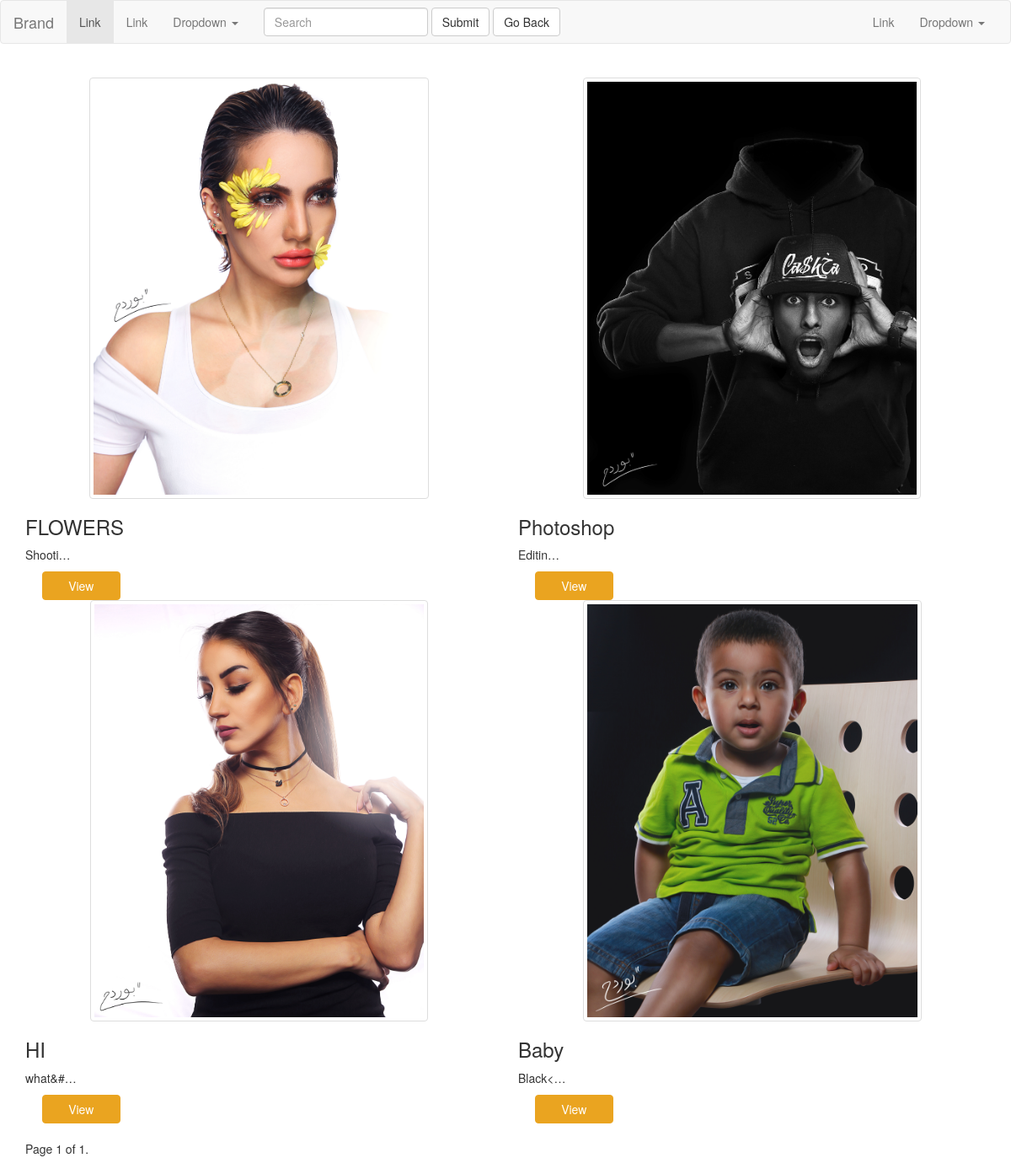
The page /posts/list/ on the database as committed earlier.
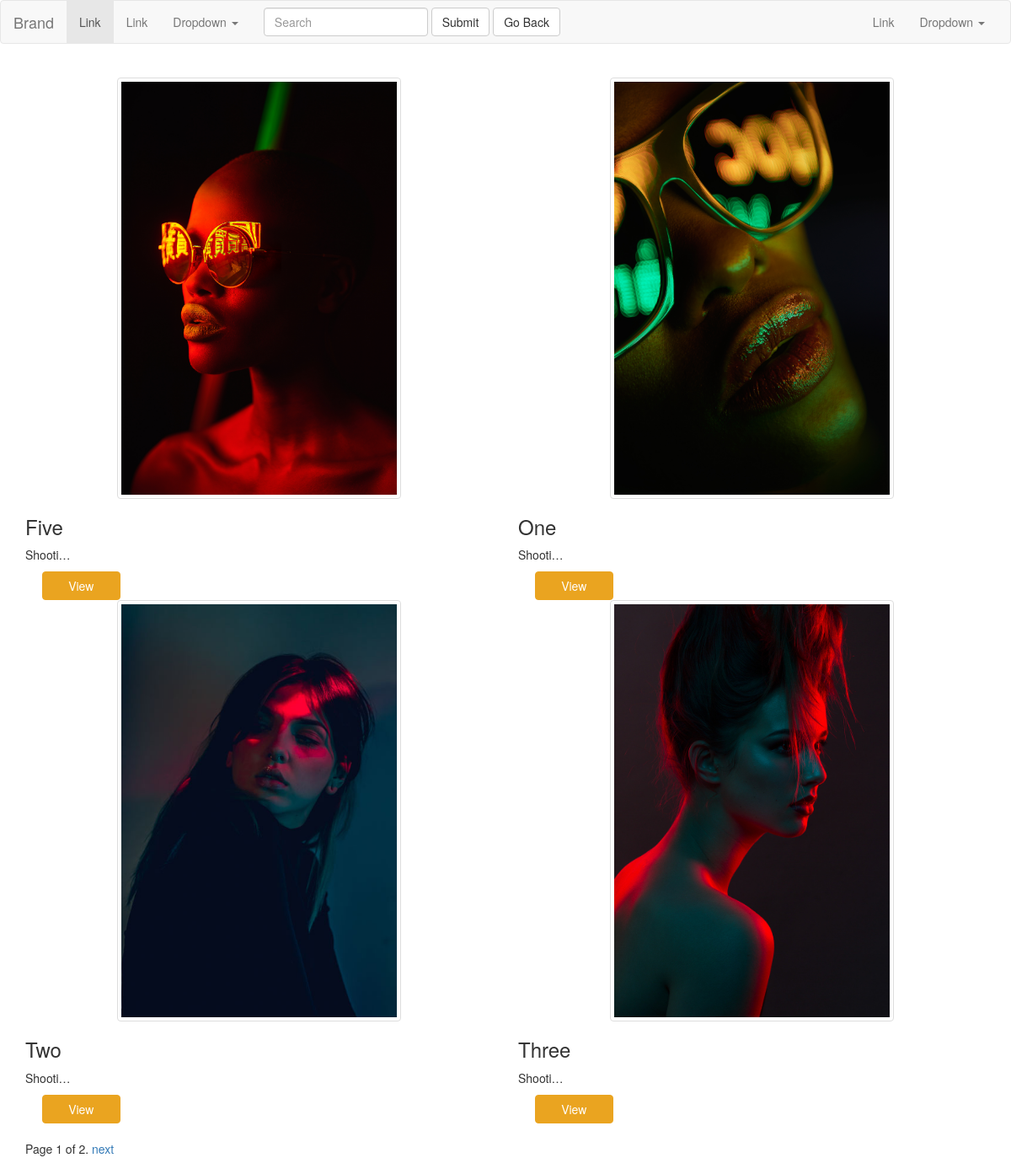
The same page on the database as committed later.
### posts/models.py (models this page shows, shortened)
class Post(models.Model):
    author = models.ForeignKey(User,default=1)
    title = models.CharField(max_length=50)
    image = models.ImageField(null=True , blank=True,upload_to="Django_images")
    content = models.TextField()
    draft = models.BooleanField(default=False)
    publish = models.DateField(auto_now=True)
    updated = models.DateTimeField(auto_now=True)
    timestamp = models.DateTimeField(auto_now_add=True)
    slug = models.SlugField(unique=True , null=True)
    def get_absolute_url(self):
        return reverse("posts:detail", kwargs={"slug": self.slug})
    class Meta:
        ordering =['-timestamp' ,'-updated']

### posts/views.py (the view, shortened to what this page needs)
def post_list(request):
	today = timezone.now().date()
	if request.user.is_staff or request.user.is_superuser:
		obj_list = Post.objects.all()
	else:
		obj_list = Post.objects.filter(draft=False).filter(publish__lte=today)
	query = request.GET.get("q")
	paginator = Paginator(obj_list, 4) # Show 5 contacts per page
	page = request.GET.get('page')
	try:
		obj = paginator.page(page)
	except PageNotAnInteger:
		obj = paginator.page(1)
	except EmptyPage:
		obj = paginator.page(paginator.num_pages)
	context = {
	"post_list": obj,
	"today": today,
	}
	return render(request, 'post_list.html', context)

### posts/templates/post_list.html (shortened to what this page needs)
{% extends "base.html" %}
{% block content %}
<div class="row">
    {% for object in post_list %}
        <div class="col-sm-6" style="top:20px">
            <div class="">
            {% if object.image %}
            <img src="{{object.image.url}}" class="img img-responsive thumbnail list-images">
            {% endif %}
                <div class="caption  ">
                    <h3>{{object.title}}</a></h3>
            <p> {{object.content|linebreaks|truncatechars:10}}</p>
            <p>
            <a href="{{object.get_absolute_url}}" class="btn btn-primary col-sm-2" style="left:20px">View</a>
            </p>
                </div>
            </div>
        </div>
    {% endfor %}
    </div>
    <br>
    <div class="pagination">
        <span class="step-links">
            <span class="current">
                Page {{ post_list.number }} of {{ post_list.paginator.num_pages }}.
            </span>
            {% if post_list.has_next %}
                <a href="?page={{ post_list.next_page_number }}">next</a>
            {% endif %}
        </span>
    </div>
{% endblock content %}

### posts/templates/base.html (shortened to what this page needs)
<!DOCTYPE html>
{% load static %}
<html>
<head>
    <link rel="stylesheet" href="{% static 'css/bootstrap.min.css' %}">
    <link rel="stylesheet"  href="{% static 'css/base.css' %}">
</head>
<body>
{% include 'navbar.html' %}
<div class="container">
{% block content %}
{% endblock content %}
</div>
</body>
</html>

### posts/templates/navbar.html (shortened to what this page needs)
<nav class="navbar navbar-default">
  <div class="container-fluid">
    <div class="navbar-header">
      <a class="navbar-brand" href="#">Brand</a>
    </div>
    <div class="collapse navbar-collapse" id="bs-example-navbar-collapse-1">
      <ul class="nav navbar-nav">
        <li class="active"><a href="#">Link <span class="sr-only">(current)</span></a></li>
        <li><a href="#">Link</a></li>
        <li class="dropdown">
          <a href="#" class="dropdown-toggle" data-toggle="dropdown" role="button" aria-haspopup="true" aria-expanded="false">Dropdown <span class="caret"></span></a>
        </li>
      </ul>
      <form class="navbar-form navbar-left" action ="{% url 'posts:list' %}" method ="GET">
        <div class="form-group">
          <input type="text" name="q" class="form-control" placeholder="Search" value"{{request.GET.q}}" >
        </div>
        <button type="submit" class="btn btn-default">Submit</button>
        <button  action ="{% url 'posts:list' %}" type="Go Back" class="btn btn-default">Go Back</button>
      </form>
      <ul class="nav navbar-nav navbar-right">
        <li><a href="#">Link</a></li>
        <li class="dropdown">
          <a href="#" class="dropdown-toggle" data-toggle="dropdown" role="button" aria-haspopup="true" aria-expanded="false">Dropdown <span class="caret"></span></a>
        </li>
      </ul>
    </div>
  </div>
</nav>

### static/css/base.css (style rules this page uses)
.list-images { object-fit: cover !important; height:500px !important; max-width:350% !important; margin:auto !important; }
.btn-primary { color: #fff !important; background-color: #eaa420 !important; border-color: #eaa420 !important; }

Rows that differ between the two databases and show on the page:
no longer on this page (row edited): Post: image (picture), title "Baby", content "Black<…"
added Post: image (picture), title "Five", content "Shooti…"
changed Post: image: a different picture; title "FLOWERS" → "One"
changed Post: image: a different picture; title "Photoshop" → "Two"; content "Editin…" → "Shooti…"
changed Post: image: a different picture; title "HI" → "Three"; content "what&#…" → "Shooti…"
Other text that changed with them:
{{ post_list.paginator.num_pages }}: "1" → "2"
text now shown: "next"
